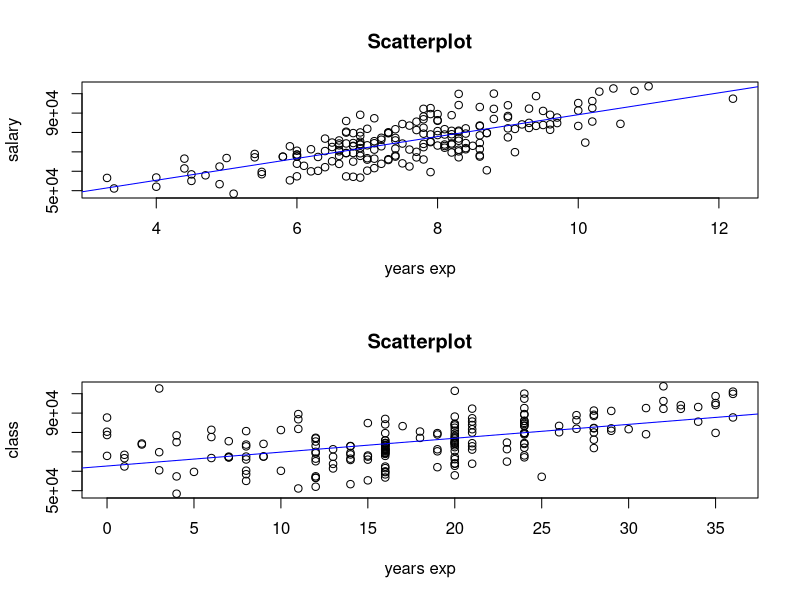

The R source for this figure: (Note: this script raises an error after producing the figure.)
# Statistics One, 2013, Lab 4

# Check your working directory
getwd()
# If necessary, set your working directory
setwd("~/ocw/statistics1");


# Load packages
# library(psych)

# 2 decimals
options(digits=2)

# Read data into a dataframe called PE (physical endurance)
data <- read.table("Stats1.13.HW.04.txt", header = T)
#View(data)

# Salary can be influenced by many variables. Among these, 
# - years of professional experience and 
# - total courses completed in college are critical.
# 
# This week we test this hypothesis with a simulated dataset including an 
# outcome variable, salary, and two predictors, years of experience and courses
# completed. Here are a few questions based on what was covered in the lectures 
# and the lab. Have fun!
cat("\nQ1: cor between salary and years:",cor(data$salary,data$years))
cat("\nQ2: cor between salary and courses completed:",cor(data$salary,data$courses))

cat("\nQ3: percentage of variance explained in a regression model with salary as the outcome variable and professional experience as the predictor variable:")
exp_model = lm(data$salary ~ data$years)
cat(capture.output(summary(exp_model)),sep='\n')

cat("\nQ4: percentage of variance explained in a regression model with salary as the outcome variable and professional experience as the predictor variable:")
cls_model = lm(data$salary ~ data$courses)
cat(capture.output(summary(cls_model)),sep='\n')

# plot these two
par(mfrow=c(2,1))
plot(data$salary ~ data$years, main = "Scatterplot", ylab = "salary", xlab = "years exp")
abline(exp_model, col="blue")
plot(data$salary ~ data$courses, main = "Scatterplot", ylab = "class", xlab = "years exp")
abline(cls_model, col="blue")

clsexp_model = lm(data$salary ~ data$years + data$courses)
#std_clsexp_model = lm(data$salary ~ scale(data$courses) + scale(data$salary))
cat('\n: Q5: ',capture.output(summary(std_clsexp_model)),sep='\n')
cat('\n: Q6: std regression coeff for salary against years: ')
scaled_exp_model = lm(scale(data$salary) ~ scale(data$years))
cat(capture.output(summary(scaled_exp_model)),sep='\n')

cat('\n: Q7: std regression coeff for salary against classes: ')
scaled_cls_model = lm(scale(data$salary) ~ scale(data$courses))
cat(capture.output(summary(scaled_cls_model)),sep='\n')

cat('\nQ8: mean of the salary distribution predicted by the model including both years of professional experience and courses completed as predictors:');
data$predicted = fitted(clsexp_model)
cat(mean(data$predicted))

cat('\nQ9: mean of residuals: ')
data$e = resid(clsexp_model)
cat(round(mean(data$e),0))

cat('\nQ10: residuals evenly distributed?')
hist(data$e)


# hypothesis: red cars get twice as many tickets as blue cars
cars = data.frame(color=c('red','blue'), num_cars=c(100,150), num_tickets=c(90, 50))
# add our hypothesis data
cars$expected = c(90, .9*.5*150)
# now, what is the chance of seeing our sample given our hypothesis data:

